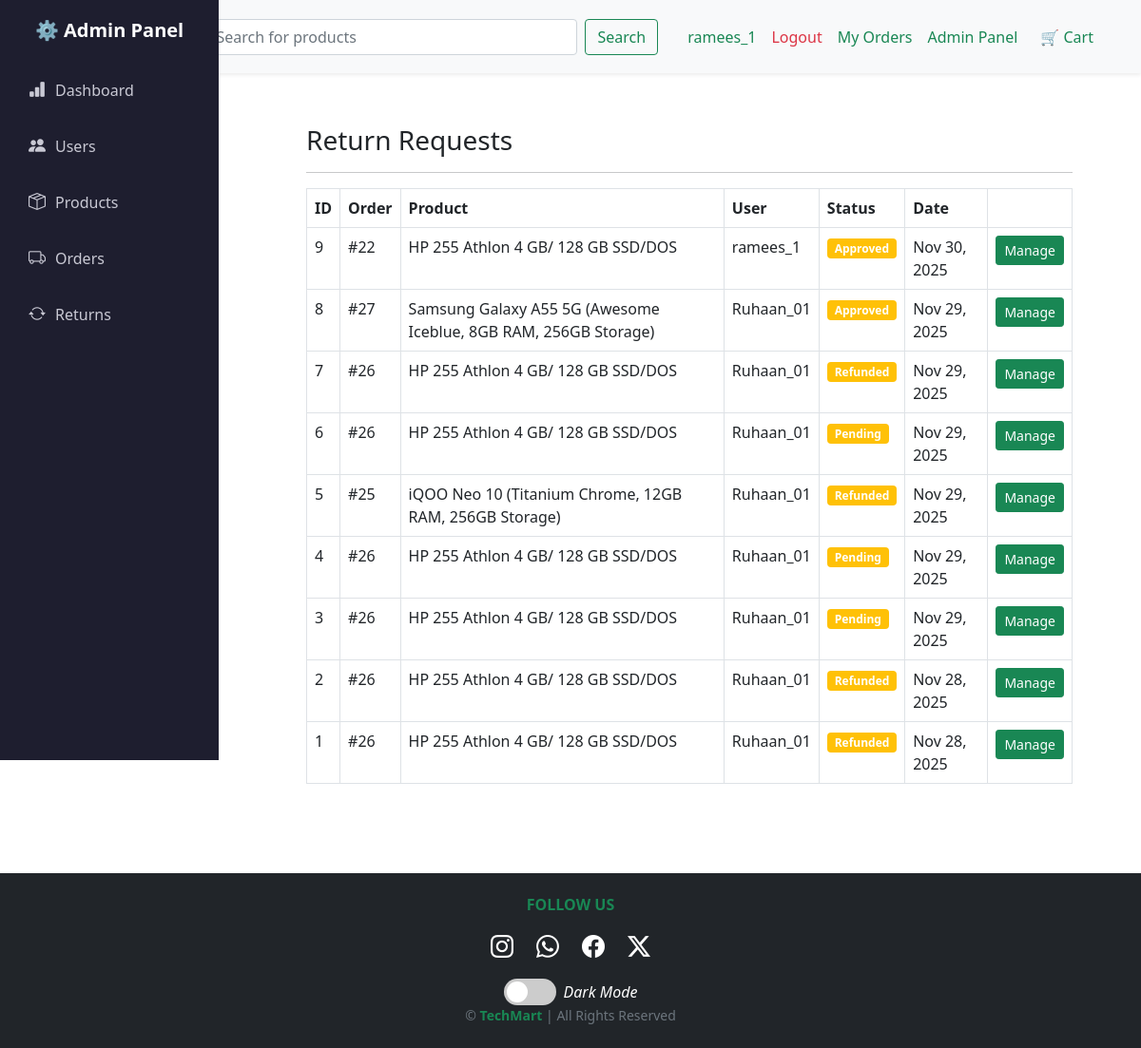
Screenshot of /adminpanel/returns/ (signed in) with the database file from the repository.
### orders/models.py (models this page shows, shortened)
class ReturnRequest(models.Model):
    STATUS_CHOICES = [
        ("pending", "Pending"),
        ("approved", "Approved"),
        ("rejected", "Rejected"),
        ("refunded", "Refunded"),
    ]
    order = models.ForeignKey(Order, on_delete=models.CASCADE)
    item = models.ForeignKey(OrderItem, on_delete=models.CASCADE)
    user = models.ForeignKey(User, on_delete=models.CASCADE)
    reason = models.TextField()
    status = models.CharField(max_length=20, choices=STATUS_CHOICES, default="pending")
    created_at = models.DateTimeField(auto_now_add=True)
    admin_response = models.TextField(blank=True, null=True)

class Order(models.Model):
    user = models.ForeignKey(User, on_delete=models.CASCADE)
    full_name = models.CharField(max_length=100)
    address = models.TextField()
    phone = models.CharField(max_length=20)
    city = models.CharField(max_length=50)
    pincode = models.CharField(max_length=10)
    created_at = models.DateTimeField(auto_now_add=True)
    updated_at = models.DateTimeField(auto_now=True)
    total_amount = models.DecimalField(max_digits=10, decimal_places=2)
    estimated_delivery = models.DateField(null=True, blank=True)
    coupon = models.CharField(max_length=50, blank=True, null=True)
    discount_amount = models.DecimalField(max_digits=10, decimal_places=2, default=0)
    razorpay_order_id = models.CharField(max_length=200, blank=True)
    payment_status = models.CharField(max_length=50, default="Pending")
    STATUS_CHOICES = (
        ('pending', 'Pending'),
        ('processing', 'Processing'),
        ('shipped', 'Shipped'),
        ('out_for_delivery', 'Out For Delivery'),
        ('delivered', 'Delivered'),
        ('cancelled', 'Cancelled'),
    )
    status = models.CharField(max_length=20, choices=STATUS_CHOICES, default='pending')
    PAYMENT_METHOD_CHOICES = (
        ('cod', 'Cash On Delivery'),
        ('online', 'Online Payment'),
    )
    payment_method = models.CharField(max_length=20, choices=PAYMENT_METHOD_CHOICES, default='cod')

class OrderItem(models.Model):
    order = models.ForeignKey(Order, related_name='items', on_delete=models.CASCADE)
    product = models.ForeignKey(Product, on_delete=models.CASCADE)
    price = models.DecimalField(max_digits=10, decimal_places=2)
    quantity = models.PositiveIntegerField()

### products/models.py (models this page shows, shortened)
class Product(models.Model):
    category = models.ForeignKey(Category, related_name='products', on_delete=models.CASCADE)
    name = models.CharField(max_length=200)
    slug = models.SlugField(unique=True)
    description = models.TextField(blank=True)
    price = models.DecimalField(max_digits=15, decimal_places=2)
    image = models.ImageField(upload_to= 'products/')
    stock = models.PositiveIntegerField(default=10)
    available = models.BooleanField(default=True)
    created_by = models.DateTimeField(auto_now_add=True)

### adminpanel/decorators.py (the view)
    def wrapper(request, *args, **kwargs):
        if not request.user.is_authenticated:
            messages.error(request, "You must login as admin!")
            return redirect('login')
        if not request.user.is_staff:  # Only staff users allowed
            messages.error(request, "Access denied! Admins only.")
            return redirect('home')
        return view_func(request, *args, **kwargs)

### adminpanel/views.py (called while the page is built)
@admin_only
def return_requests(request):
    requests = ReturnRequest.objects.all().order_by("-created_at")
    return render(request, "adminpanel/return_requests.html", {"requests": requests})

### adminpanel/templates/adminpanel/return_requests.html
{% extends "adminpanel/admin_base.html" %}
{% block admin_content %}
<h3>Return Requests</h3>
<hr>
<table class="table table-bordered">
    <thead>
        <tr>
            <th>ID</th>
            <th>Order</th>
            <th>Product</th>
            <th>User</th>
            <th>Status</th>
            <th>Date</th>
            <th></th>
        </tr>
    </thead>
    <tbody>
        {% for r in requests %}
        <tr>
            <td>{{ r.id }}</td>
            <td>#{{ r.order.id }}</td>
            <td>{{ r.item.product.name }}</td>
            <td>{{ r.user.username }}</td>
            <td>
                <span class="badge bg-warning">{{ r.get_status_display }}</span>
            </td>
            <td>{{ r.created_at|date:"M d, Y" }}</td>
            <td>
                <a href="{% url 'adminpanel:manage_return' r.id %}"
                   class="btn btn-success btn-sm">Manage</a>
            </td>
        </tr>
        {% endfor %}
    </tbody>
</table>
{% endblock %}

### core/templates/core/base.html (shortened to what this page needs)
<!DOCTYPE html>
<html lang="en">
<head>
    {% load static %}
    <link href="https://cdn.jsdelivr.net/npm/bootstrap@5.0.2/dist/css/bootstrap.min.css" rel="stylesheet">
    <link rel="stylesheet" href="https://cdn.jsdelivr.net/npm/bootstrap-icons@1.11.3/font/bootstrap-icons.css">
</head>
<body>
<nav class="navbar navbar-expand-lg navbar-light bg-light shadow-sm py-3">
    <div class="container">
        <a class="navbar-brand d-flex align-items-center" href="{% url 'home' %}">
            <span class="fw-bold text-success">TechMart</span>
        </a>
        <div class="collapse navbar-collapse" id="navbarContent">
            <form class="d-flex mx-auto w-50" action="{% url 'search' %}" method="GET">
    <input class="form-control me-2"
           type="search"
           name="q"
           placeholder="Search for products"
           required>
    <button class="btn btn-outline-success" type="submit">Search</button>
</form>
            <ul class="navbar-nav ms-auto">
                {% if user.is_authenticated %}
<li class="nav-item ">
  <a class="nav-link text-success" href="{% url 'userpanel:profile' %}">{{ user.username }}</a>
</li>
                <li class="nav-item">
                    <form action="{% url 'logout' %}" method="post" class="d-inline">
                        <button type="submit" class="logout-btn nav-link text-danger pt-2">
                            Logout
                        </button>
                    </form>
                </li>
                <li class="nav-item">
                    <a class="nav-link text-success" href="{% url 'order_list' %}">My Orders</a>
                </li>
{% if user.is_staff %}
<li class="nav-item">
  <a class="nav-link text-success" href="{% url 'adminpanel:dashboard' %}">
    Admin Panel
  </a>
</li>
{% endif %}
                {% endif %}
                <li class="nav-item ms-2">
                    <a class="nav-link fw-semibold text-success" href="{% url 'cart_detail' %}">
                        🛒 Cart
                    </a>
                </li>
            </ul>
        </div>
    </div>
</nav>
<div class="container mt-4">
    {% block content %}{% endblock %}
</div>
<footer class="bg-dark text-white text-center py-4 mt-5">
    <div class="container">
        <h6 class="text-uppercase fw-bold text-success mb-3">Follow Us</h6>
        <div class="d-flex justify-content-center gap-4 mb-3">
            <a class="text-white fs-4" href="#"><i class="bi bi-instagram"></i></a>
            <a class="text-white fs-4" href="#"><i class="bi bi-whatsapp"></i></a>
            <a class="text-white fs-4" href="#"><i class="bi bi-facebook"></i></a>
            <a class="text-white fs-4" href="#"><i class="bi bi-twitter-x"></i></a>
        </div>
<div class="theme-switch-wrapper mt-3">
    <label class="theme-switch" for="themeCheckbox">
        <span class="slider round"></span>
    </label>
    <em class="ms-2">Dark Mode</em>
</div>
        <p class="mb-0 small text-muted">
            © {{ now|date:"Y" }} <span class="text-success fw-bold">TechMart</span> | All Rights Reserved
        </p>
    </div>
</footer>
</body>
</html>

### core/templates/core/base.html (style rules this page uses)
.navbar-brand span { font-size: 1.3rem; letter-spacing: 0.5px; }
.nav-link { transition: color 0.2s ease-in-out; }
.logout-btn { text-decoration: none; border: none; padding: 0; background: transparent; }
body.light-mode { background: #ffffff; color: #212529; }
.navbar, .card, .modal-content, .list-group-item { transition: 0.3s; }
.theme-switch-wrapper { display: flex; align-items: center; justify-content: center; }
.theme-switch { position: relative; display: inline-block; width: 55px; height: 28px; }
.slider { position: absolute; cursor: pointer; top: 0; left: 0; right: 0; bottom: 0; background-color: #ccc; transition: .4s; border-radius: 34px; }
.slider:before { position: absolute; content: ""; height: 22px; width: 22px; left: 3px; bottom: 3px; background-color: white; transition: .4s; border-radius: 50%; }
.slider.round { border-radius: 34px; }

### rows the page displays
ReturnRequest: id "9", order.id "22", item.product.name "HP 255 Athlon 4 GB/ 128 GB SSD/DOS", user.username "ramees_1", status "Approved", created_at "Nov 30, 2025"
ReturnRequest: id "8", order.id "27", item.product.name "Samsung Galaxy A55 5G (Awesome Iceblue, 8GB RAM, 256GB Storage)", user.username "Ruhaan_01", status "Approved", created_at "Nov 29, 2025"
ReturnRequest: id "7", order.id "26", item.product.name "HP 255 Athlon 4 GB/ 128 GB SSD/DOS", user.username "Ruhaan_01", status "Refunded", created_at "Nov 29, 2025"
ReturnRequest: id "6", order.id "26", item.product.name "HP 255 Athlon 4 GB/ 128 GB SSD/DOS", user.username "Ruhaan_01", status "Pending", created_at "Nov 29, 2025"
ReturnRequest: id "5", order.id "25", item.product.name "iQOO Neo 10 (Titanium Chrome, 12GB RAM, 256GB Storage)", user.username "Ruhaan_01", status "Refunded", created_at "Nov 29, 2025"
ReturnRequest: id "4", order.id "26", item.product.name "HP 255 Athlon 4 GB/ 128 GB SSD/DOS", user.username "Ruhaan_01", status "Pending", created_at "Nov 29, 2025"
ReturnRequest: id "3", order.id "26", item.product.name "HP 255 Athlon 4 GB/ 128 GB SSD/DOS", user.username "Ruhaan_01", status "Pending", created_at "Nov 29, 2025"
ReturnRequest: id "2", order.id "26", item.product.name "HP 255 Athlon 4 GB/ 128 GB SSD/DOS", user.username "Ruhaan_01", status "Refunded", created_at "Nov 28, 2025"
ReturnRequest: id "1", order.id "26", item.product.name "HP 255 Athlon 4 GB/ 128 GB SSD/DOS", user.username "Ruhaan_01", status "Refunded", created_at "Nov 28, 2025"

### other values shown
{{ user.username }} "ramees_1"
